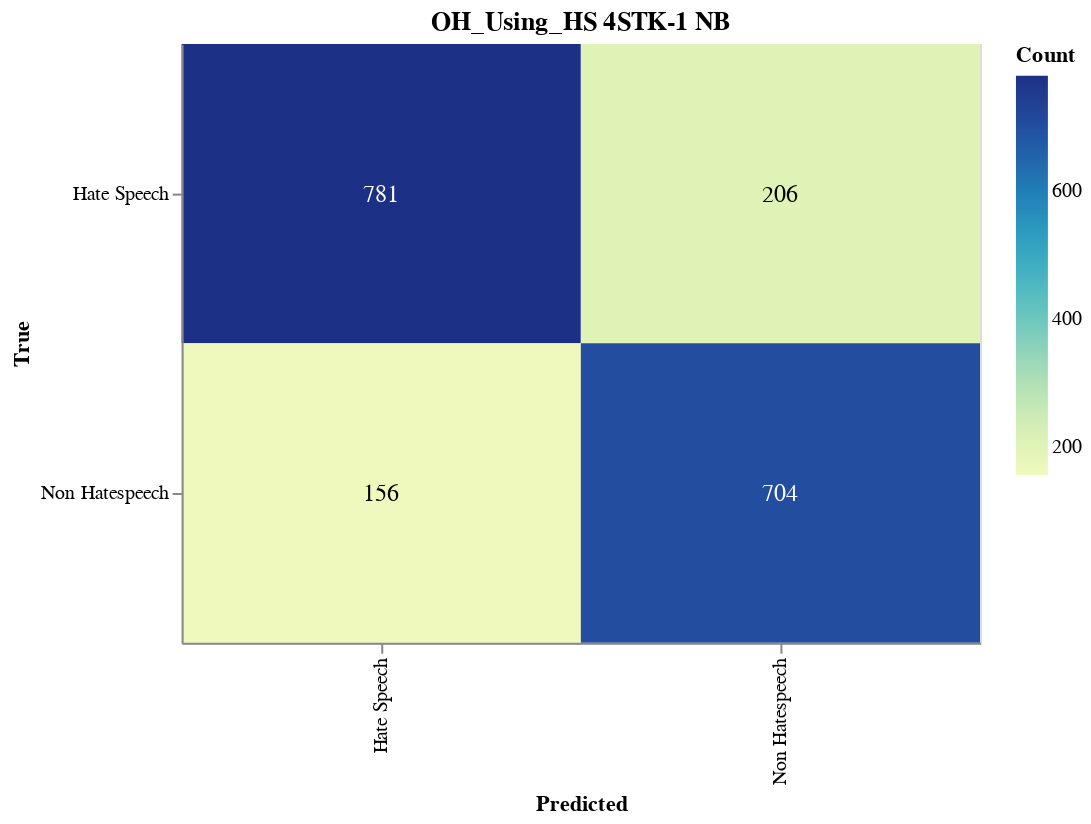

The code cell stored with this chart in its notebook:
### Markdown cell above
#### Save CM

### Code cell
import altair as alt
import altair_saver
import pandas as pd
from sklearn.metrics import confusion_matrix

# Calculate the confusion matrix
cm = confusion_matrix(y_val, adjusted_predictions)

# Define class names
class_names = ['Hate Speech', 'Non Hatespeech']

# Convert confusion matrix to DataFrame
cm_df = pd.DataFrame(cm, index=class_names, columns=class_names).reset_index().melt(id_vars='index')
cm_df.columns = ['True', 'Predicted', 'Count']

# Ensure the order of categories
cm_df['True'] = pd.Categorical(cm_df['True'], categories=class_names, ordered=True)
cm_df['Predicted'] = pd.Categorical(cm_df['Predicted'], categories=class_names, ordered=True)

# Create the Altair plot
heatmap = alt.Chart(cm_df).mark_rect().encode(
    x=alt.X('Predicted:O', sort=class_names),
    y=alt.Y('True:O', sort=class_names),
    color='Count:Q',
    tooltip=['True', 'Predicted', 'Count']
).properties(
    width=400,
    height=300,
    title='OH_Using_HS 4STK-1 NB'
)

# Add text labels
text = heatmap.mark_text(
    align='center',
    baseline='middle',
    fontSize=12
).encode(
    text='Count:Q',
    color=alt.condition(
        alt.datum.Count > cm.max() / 2,
        alt.value('white'),
        alt.value('black')
    )
)

# Combine heatmap and text
final_chart = heatmap + text

# Display the plot
final_chart.show()

### Figure 1 — Vega-Lite specification as saved in the notebook (floating-point values rounded to 4 significant figures)
{"config": {"view": {"continuousWidth": 300, "continuousHeight": 300}}, "layer": [{"mark": {"type": "rect"}, "encoding": {"color": {"field": "Count", "type": "quantitative"}, "tooltip": [{"field": "True", "type": "ordinal"}, {"field": "Predicted", "type": "ordinal"}, {"field": "Count", "type": "quantitative"}], "x": {"field": "Predicted", "sort": ["Hate Speech", "Non Hatespeech"], "type": "ordinal"}, "y": {"field": "True", "sort": ["Hate Speech", "Non Hatespeech"], "type": "ordinal"}}, "title": "OH_Using_HS 4STK-1 NB"}, {"mark": {"type": "text", "align": "center", "baseline": "middle", "fontSize": 12}, "encoding": {"color": {"condition": {"test": "(datum.Count > 390.5)", "value": "white"}, "value": "black"}, "text": {"field": "Count", "type": "quantitative"}, "tooltip": [{"field": "True", "type": "ordinal"}, {"field": "Predicted", "type": "ordinal"}, {"field": "Count", "type": "quantitative"}], "x": {"field": "Predicted", "sort": ["Hate Speech", "Non Hatespeech"], "type": "ordinal"}, "y": {"field": "True", "sort": ["Hate Speech", "Non Hatespeech"], "type": "ordinal"}}, "title": "OH_Using_HS 4STK-1 NB"}], "data": {"name": "data-9f327284c5618d8bf32b2a02a6e89ca8"}, "height": 300, "width": 400, "$schema": "https://vega.github.io/schema/vega-lite/v5.17.0.json", "datasets": {"data-9f327284c5618d8bf32b2a02a6e89ca8": [{"True": "Hate Speech", "Predicted": "Hate Speech", "Count": 781}, {"True": "Non Hatespeech", "Predicted": "Hate Speech", "Count": 156}, {"True": "Hate Speech", "Predicted": "Non Hatespeech", "Count": 206}, {"True": "Non Hatespeech", "Predicted": "Non Hatespeech", "Count": 704}]}}
